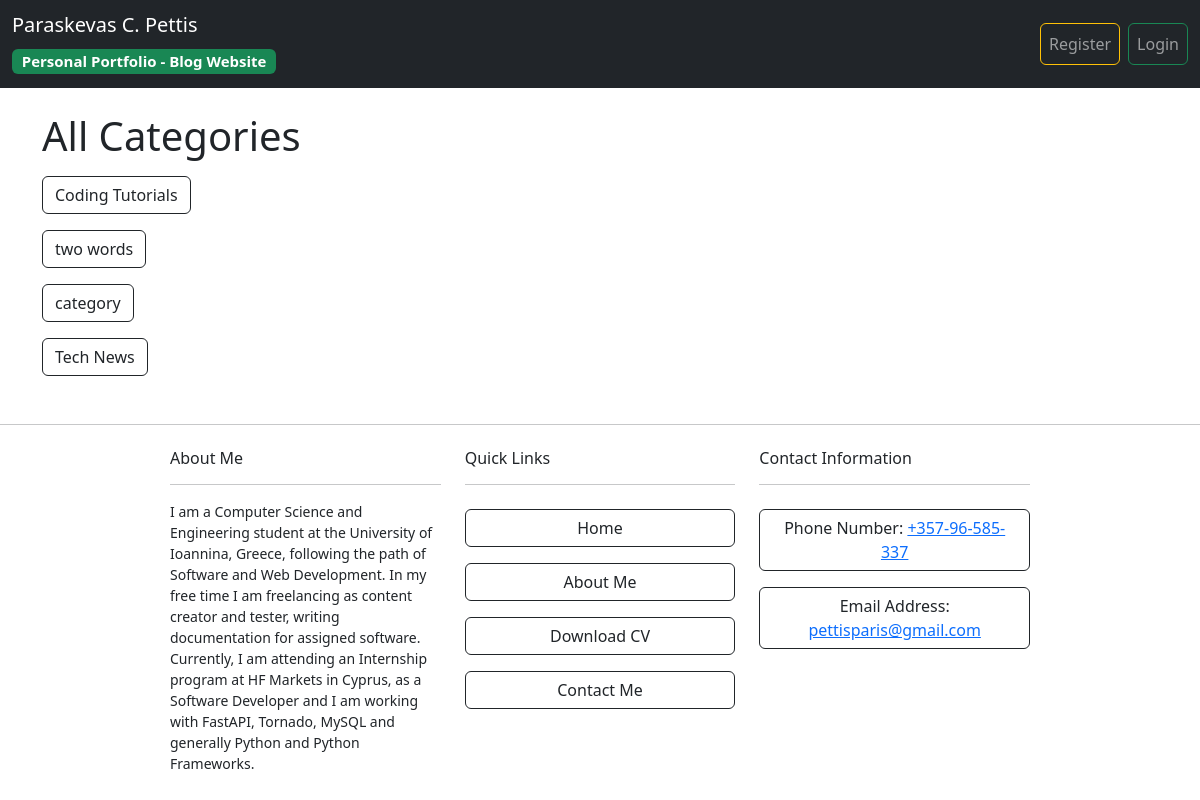
/categories-menu, run on an earlier commit of the app's database.
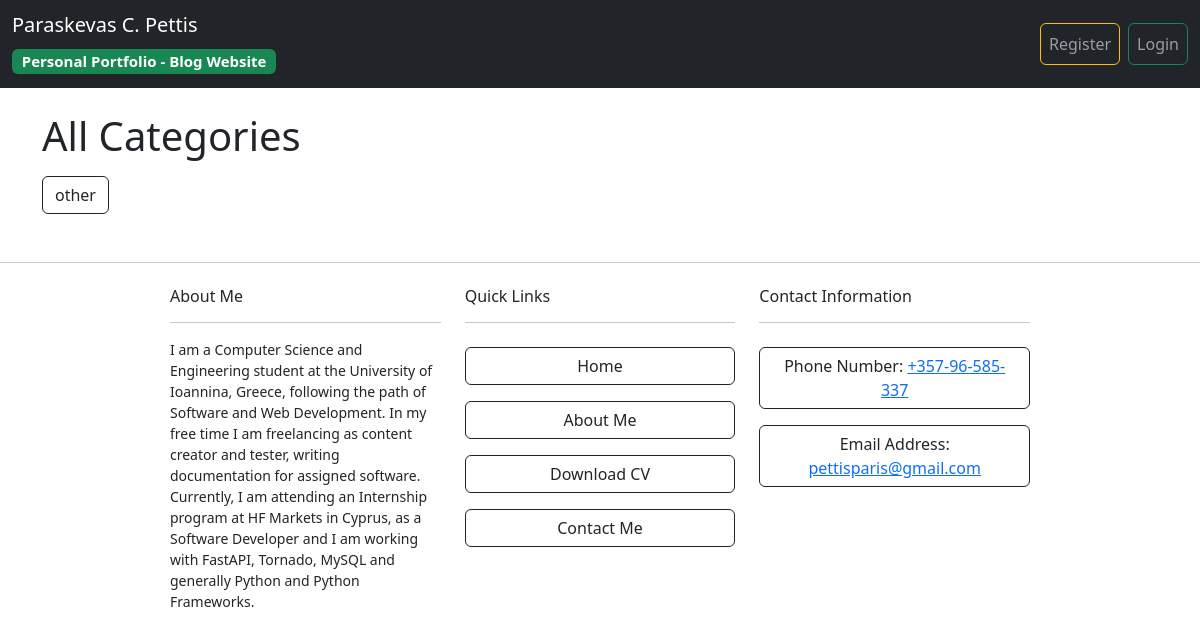
And on a later commit of the database.
### main_blog/models.py (models this page shows, shortened)
class Category(models.Model):
    name = models.CharField(max_length=255)
    def __str__(self):
        return self.name

### main_blog/views.py (the view)
def CategoryListView(request):
    categories_menu = Category.objects.all()
    return render(request, 'categories_menu.html', {'categories_menu': categories_menu})

### main_blog/templates/categories_menu.html (shortened to what this page needs)
{% extends 'base.html' %}
{% load blog_extras %}
{% block content %}
    <h1>
        All Categories
    </h1>
    {% for category in categories_menu %}
        <div class="d-flex">
            <a class="btn btn-outline-dark mt-2 mb-2" href="{% url 'category' category|slugify %}">
                {{ category }}
            </a>
        </div>
    {% endfor %}
{% endblock %}

What changed in the data, as far as the page shows it:
removed Category: name "Coding Tutorials"
removed Category: name "two words"
removed Category: name "category"
removed Category: name "Tech News"
added Category: name "other"
